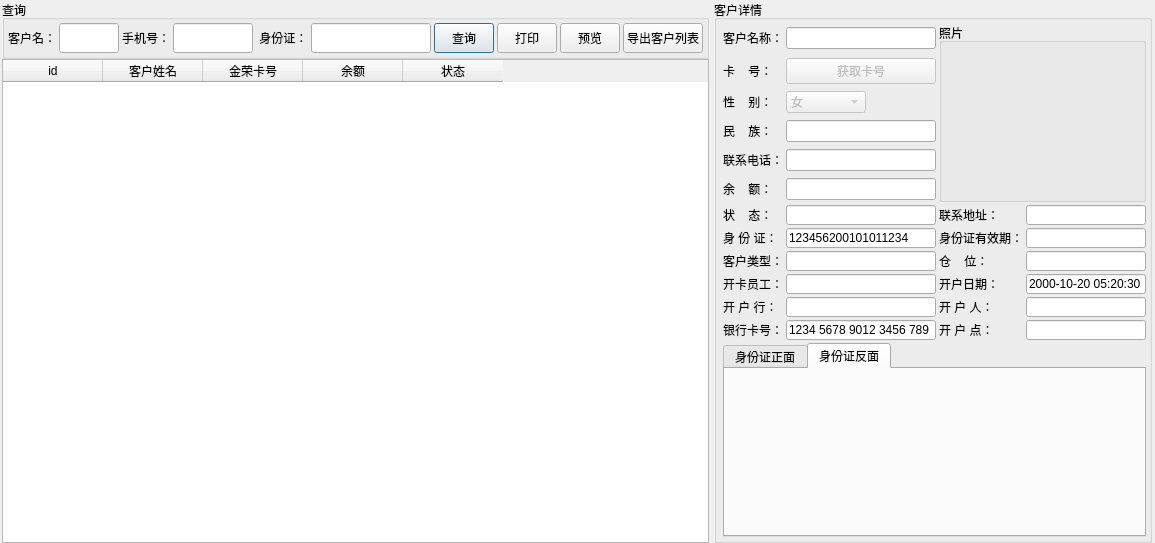
<?xml version="1.0" encoding="UTF-8"?>
<ui version="4.0">
 <class>Dialog</class>
 <widget class="QDialog" name="Dialog">
  <property name="geometry">
   <rect>
    <x>0</x>
    <y>0</y>
    <width>1149</width>
    <height>525</height>
   </rect>
  </property>
  <property name="minimumSize">
   <size>
    <width>0</width>
    <height>0</height>
   </size>
  </property>
  <property name="maximumSize">
   <size>
    <width>16777215</width>
    <height>16777215</height>
   </size>
  </property>
  <property name="windowTitle">
   <string>客户查询</string>
  </property>
  <layout class="QGridLayout" name="gridLayout_2">
   <property name="leftMargin">
    <number>2</number>
   </property>
   <property name="topMargin">
    <number>0</number>
   </property>
   <property name="rightMargin">
    <number>3</number>
   </property>
   <property name="bottomMargin">
    <number>0</number>
   </property>
   <property name="horizontalSpacing">
    <number>5</number>
   </property>
   <property name="verticalSpacing">
    <number>0</number>
   </property>
   <item row="0" column="0">
    <widget class="QGroupBox" name="groupBox">
     <property name="title">
      <string>查询</string>
     </property>
     <layout class="QHBoxLayout" name="horizontalLayout">
      <property name="spacing">
       <number>3</number>
      </property>
      <property name="margin">
       <number>3</number>
      </property>
      <item>
       <widget class="QLabel" name="label">
        <property name="minimumSize">
         <size>
          <width>0</width>
          <height>30</height>
         </size>
        </property>
        <property name="text">
         <string>客户名：</string>
        </property>
       </widget>
      </item>
      <item>
       <widget class="QLineEdit" name="s_membername">
        <property name="minimumSize">
         <size>
          <width>60</width>
          <height>30</height>
         </size>
        </property>
        <property name="maximumSize">
         <size>
          <width>16777215</width>
          <height>16777215</height>
         </size>
        </property>
        <property name="text">
         <string/>
        </property>
       </widget>
      </item>
      <item>
       <widget class="QLabel" name="label_4">
        <property name="minimumSize">
         <size>
          <width>0</width>
          <height>30</height>
         </size>
        </property>
        <property name="text">
         <string>手机号：</string>
        </property>
       </widget>
      </item>
      <item>
       <widget class="QLineEdit" name="s_tel">
        <property name="minimumSize">
         <size>
          <width>80</width>
          <height>30</height>
         </size>
        </property>
        <property name="maximumSize">
         <size>
          <width>16777215</width>
          <height>16777215</height>
         </size>
        </property>
        <property name="text">
         <string/>
        </property>
       </widget>
      </item>
      <item>
       <widget class="QLabel" name="label_3">
        <property name="minimumSize">
         <size>
          <width>0</width>
          <height>30</height>
         </size>
        </property>
        <property name="text">
         <string> 身份证：</string>
        </property>
       </widget>
      </item>
      <item>
       <widget class="QLineEdit" name="s_idcard">
        <property name="minimumSize">
         <size>
          <width>120</width>
          <height>30</height>
         </size>
        </property>
        <property name="text">
         <string/>
        </property>
       </widget>
      </item>
      <item>
       <widget class="QPushButton" name="pushButton">
        <property name="minimumSize">
         <size>
          <width>60</width>
          <height>30</height>
         </size>
        </property>
        <property name="text">
         <string>查询</string>
        </property>
       </widget>
      </item>
      <item>
       <widget class="QPushButton" name="pushButton_3">
        <property name="minimumSize">
         <size>
          <width>60</width>
          <height>30</height>
         </size>
        </property>
        <property name="text">
         <string>打印</string>
        </property>
       </widget>
      </item>
      <item>
       <widget class="QPushButton" name="pushButton_4">
        <property name="minimumSize">
         <size>
          <width>60</width>
          <height>30</height>
         </size>
        </property>
        <property name="text">
         <string>预览</string>
        </property>
       </widget>
      </item>
      <item>
       <widget class="QPushButton" name="pushButton_2">
        <property name="minimumSize">
         <size>
          <width>0</width>
          <height>30</height>
         </size>
        </property>
        <property name="text">
         <string>导出客户列表</string>
        </property>
       </widget>
      </item>
     </layout>
    </widget>
   </item>
   <item row="0" column="1" rowspan="2">
    <widget class="QGroupBox" name="groupBox_2">
     <property name="title">
      <string>客户详情</string>
     </property>
     <layout class="QGridLayout" name="gridLayout">
      <property name="leftMargin">
       <number>6</number>
      </property>
      <property name="topMargin">
       <number>3</number>
      </property>
      <property name="rightMargin">
       <number>3</number>
      </property>
      <property name="bottomMargin">
       <number>3</number>
      </property>
      <property name="spacing">
       <number>3</number>
      </property>
      <item row="0" column="0">
       <widget class="QLabel" name="label_10">
        <property name="minimumSize">
         <size>
          <width>0</width>
          <height>0</height>
         </size>
        </property>
        <property name="maximumSize">
         <size>
          <width>16777215</width>
          <height>20</height>
         </size>
        </property>
        <property name="text">
         <string>客户名称：</string>
        </property>
       </widget>
      </item>
      <item row="0" column="1">
       <widget class="QLineEdit" name="membername">
        <property name="enabled">
         <bool>true</bool>
        </property>
        <property name="minimumSize">
         <size>
          <width>80</width>
          <height>20</height>
         </size>
        </property>
        <property name="maximumSize">
         <size>
          <width>16777215</width>
          <height>16777215</height>
         </size>
        </property>
        <property name="text">
         <string/>
        </property>
        <property name="readOnly">
         <bool>true</bool>
        </property>
       </widget>
      </item>
      <item row="0" column="2" rowspan="6" colspan="2">
       <widget class="QGroupBox" name="groupBox_4">
        <property name="title">
         <string>照片</string>
        </property>
        <layout class="QHBoxLayout" name="horizontalLayout_3">
         <property name="spacing">
          <number>3</number>
         </property>
         <property name="margin">
          <number>3</number>
         </property>
         <item>
          <widget class="QWidget" name="zhaopianimage" native="true">
           <property name="minimumSize">
            <size>
             <width>150</width>
             <height>150</height>
            </size>
           </property>
          </widget>
         </item>
        </layout>
       </widget>
      </item>
      <item row="1" column="0">
       <widget class="QLabel" name="label_22">
        <property name="minimumSize">
         <size>
          <width>0</width>
          <height>0</height>
         </size>
        </property>
        <property name="maximumSize">
         <size>
          <width>16777215</width>
          <height>20</height>
         </size>
        </property>
        <property name="text">
         <string>卡    号：</string>
        </property>
       </widget>
      </item>
      <item row="1" column="1">
       <widget class="QPushButton" name="getcard">
        <property name="enabled">
         <bool>false</bool>
        </property>
        <property name="minimumSize">
         <size>
          <width>0</width>
          <height>20</height>
         </size>
        </property>
        <property name="maximumSize">
         <size>
          <width>16777215</width>
          <height>16777215</height>
         </size>
        </property>
        <property name="text">
         <string>获取卡号</string>
        </property>
       </widget>
      </item>
      <item row="2" column="0">
       <widget class="QLabel" name="label_11">
        <property name="minimumSize">
         <size>
          <width>0</width>
          <height>0</height>
         </size>
        </property>
        <property name="maximumSize">
         <size>
          <width>16777215</width>
          <height>20</height>
         </size>
        </property>
        <property name="text">
         <string>性    别：</string>
        </property>
       </widget>
      </item>
      <item row="2" column="1">
       <widget class="QComboBox" name="sex">
        <property name="enabled">
         <bool>false</bool>
        </property>
        <property name="minimumSize">
         <size>
          <width>0</width>
          <height>20</height>
         </size>
        </property>
        <property name="maximumSize">
         <size>
          <width>80</width>
          <height>16777215</height>
         </size>
        </property>
        <item>
         <property name="text">
          <string>女</string>
         </property>
        </item>
        <item>
         <property name="text">
          <string>男</string>
         </property>
        </item>
       </widget>
      </item>
      <item row="3" column="0">
       <widget class="QLabel" name="label_12">
        <property name="minimumSize">
         <size>
          <width>0</width>
          <height>0</height>
         </size>
        </property>
        <property name="maximumSize">
         <size>
          <width>16777215</width>
          <height>20</height>
         </size>
        </property>
        <property name="text">
         <string>民    族：</string>
        </property>
       </widget>
      </item>
      <item row="3" column="1">
       <widget class="QLineEdit" name="nation">
        <property name="enabled">
         <bool>true</bool>
        </property>
        <property name="minimumSize">
         <size>
          <width>0</width>
          <height>20</height>
         </size>
        </property>
        <property name="maximumSize">
         <size>
          <width>16777215</width>
          <height>16777215</height>
         </size>
        </property>
        <property name="text">
         <string/>
        </property>
        <property name="readOnly">
         <bool>true</bool>
        </property>
       </widget>
      </item>
      <item row="4" column="0">
       <widget class="QLabel" name="label_13">
        <property name="minimumSize">
         <size>
          <width>0</width>
          <height>0</height>
         </size>
        </property>
        <property name="maximumSize">
         <size>
          <width>16777215</width>
          <height>20</height>
         </size>
        </property>
        <property name="text">
         <string>联系电话：</string>
        </property>
       </widget>
      </item>
      <item row="4" column="1">
       <widget class="QLineEdit" name="tel">
        <property name="enabled">
         <bool>true</bool>
        </property>
        <property name="minimumSize">
         <size>
          <width>0</width>
          <height>20</height>
         </size>
        </property>
        <property name="maximumSize">
         <size>
          <width>16777215</width>
          <height>16777215</height>
         </size>
        </property>
        <property name="text">
         <string/>
        </property>
        <property name="readOnly">
         <bool>true</bool>
        </property>
       </widget>
      </item>
      <item row="5" column="0">
       <widget class="QLabel" name="label_6">
        <property name="minimumSize">
         <size>
          <width>0</width>
          <height>0</height>
         </size>
        </property>
        <property name="maximumSize">
         <size>
          <width>16777215</width>
          <height>20</height>
         </size>
        </property>
        <property name="text">
         <string>余    额：</string>
        </property>
       </widget>
      </item>
      <item row="5" column="1">
       <widget class="QLineEdit" name="amount">
        <property name="enabled">
         <bool>true</bool>
        </property>
        <property name="minimumSize">
         <size>
          <width>0</width>
          <height>20</height>
         </size>
        </property>
        <property name="maximumSize">
         <size>
          <width>16777215</width>
          <height>16777215</height>
         </size>
        </property>
        <property name="autoFillBackground">
         <bool>false</bool>
        </property>
        <property name="styleSheet">
         <string notr="true"/>
        </property>
        <property name="text">
         <string/>
        </property>
        <property name="readOnly">
         <bool>true</bool>
        </property>
       </widget>
      </item>
      <item row="6" column="0">
       <widget class="QLabel" name="label_7">
        <property name="minimumSize">
         <size>
          <width>0</width>
          <height>0</height>
         </size>
        </property>
        <property name="maximumSize">
         <size>
          <width>16777215</width>
          <height>20</height>
         </size>
        </property>
        <property name="text">
         <string>状    态：</string>
        </property>
       </widget>
      </item>
      <item row="6" column="1">
       <widget class="QLineEdit" name="stat">
        <property name="enabled">
         <bool>true</bool>
        </property>
        <property name="minimumSize">
         <size>
          <width>0</width>
          <height>20</height>
         </size>
        </property>
        <property name="maximumSize">
         <size>
          <width>16777215</width>
          <height>16777215</height>
         </size>
        </property>
        <property name="autoFillBackground">
         <bool>false</bool>
        </property>
        <property name="styleSheet">
         <string notr="true"/>
        </property>
        <property name="text">
         <string/>
        </property>
        <property name="readOnly">
         <bool>true</bool>
        </property>
       </widget>
      </item>
      <item row="6" column="2">
       <widget class="QLabel" name="label_14">
        <property name="maximumSize">
         <size>
          <width>16777215</width>
          <height>20</height>
         </size>
        </property>
        <property name="text">
         <string>联系地址：</string>
        </property>
       </widget>
      </item>
      <item row="6" column="3">
       <widget class="QLineEdit" name="adder">
        <property name="enabled">
         <bool>true</bool>
        </property>
        <property name="minimumSize">
         <size>
          <width>0</width>
          <height>20</height>
         </size>
        </property>
        <property name="maximumSize">
         <size>
          <width>16777215</width>
          <height>16777215</height>
         </size>
        </property>
        <property name="text">
         <string/>
        </property>
        <property name="readOnly">
         <bool>true</bool>
        </property>
       </widget>
      </item>
      <item row="7" column="0">
       <widget class="QLabel" name="label_5">
        <property name="minimumSize">
         <size>
          <width>0</width>
          <height>0</height>
         </size>
        </property>
        <property name="maximumSize">
         <size>
          <width>16777215</width>
          <height>20</height>
         </size>
        </property>
        <property name="text">
         <string>身 份 证：</string>
        </property>
       </widget>
      </item>
      <item row="7" column="1">
       <widget class="QLineEdit" name="idcard">
        <property name="enabled">
         <bool>true</bool>
        </property>
        <property name="minimumSize">
         <size>
          <width>120</width>
          <height>20</height>
         </size>
        </property>
        <property name="maximumSize">
         <size>
          <width>16777215</width>
          <height>16777215</height>
         </size>
        </property>
        <property name="autoFillBackground">
         <bool>false</bool>
        </property>
        <property name="styleSheet">
         <string notr="true"/>
        </property>
        <property name="text">
         <string>123456200101011234</string>
        </property>
        <property name="readOnly">
         <bool>true</bool>
        </property>
       </widget>
      </item>
      <item row="7" column="2">
       <widget class="QLabel" name="label_21">
        <property name="minimumSize">
         <size>
          <width>0</width>
          <height>0</height>
         </size>
        </property>
        <property name="maximumSize">
         <size>
          <width>16777215</width>
          <height>20</height>
         </size>
        </property>
        <property name="text">
         <string>身份证有效期：</string>
        </property>
       </widget>
      </item>
      <item row="7" column="3">
       <widget class="QLineEdit" name="carddate">
        <property name="enabled">
         <bool>true</bool>
        </property>
        <property name="minimumSize">
         <size>
          <width>0</width>
          <height>20</height>
         </size>
        </property>
        <property name="maximumSize">
         <size>
          <width>16777215</width>
          <height>16777215</height>
         </size>
        </property>
        <property name="autoFillBackground">
         <bool>false</bool>
        </property>
        <property name="styleSheet">
         <string notr="true"/>
        </property>
        <property name="text">
         <string/>
        </property>
        <property name="readOnly">
         <bool>true</bool>
        </property>
       </widget>
      </item>
      <item row="8" column="0">
       <widget class="QLabel" name="label_19">
        <property name="minimumSize">
         <size>
          <width>0</width>
          <height>0</height>
         </size>
        </property>
        <property name="maximumSize">
         <size>
          <width>16777215</width>
          <height>20</height>
         </size>
        </property>
        <property name="text">
         <string>客户类型：</string>
        </property>
       </widget>
      </item>
      <item row="8" column="1">
       <widget class="QLineEdit" name="ugroup">
        <property name="enabled">
         <bool>true</bool>
        </property>
        <property name="minimumSize">
         <size>
          <width>0</width>
          <height>20</height>
         </size>
        </property>
        <property name="maximumSize">
         <size>
          <width>16777215</width>
          <height>16777215</height>
         </size>
        </property>
        <property name="autoFillBackground">
         <bool>false</bool>
        </property>
        <property name="styleSheet">
         <string notr="true"/>
        </property>
        <property name="text">
         <string/>
        </property>
        <property name="readOnly">
         <bool>true</bool>
        </property>
       </widget>
      </item>
      <item row="8" column="2">
       <widget class="QLabel" name="label_20">
        <property name="minimumSize">
         <size>
          <width>0</width>
          <height>0</height>
         </size>
        </property>
        <property name="maximumSize">
         <size>
          <width>16777215</width>
          <height>20</height>
         </size>
        </property>
        <property name="text">
         <string>仓    位：</string>
        </property>
       </widget>
      </item>
      <item row="8" column="3">
       <widget class="QLineEdit" name="store">
        <property name="enabled">
         <bool>true</bool>
        </property>
        <property name="minimumSize">
         <size>
          <width>0</width>
          <height>20</height>
         </size>
        </property>
        <property name="maximumSize">
         <size>
          <width>16777215</width>
          <height>16777215</height>
         </size>
        </property>
        <property name="autoFillBackground">
         <bool>false</bool>
        </property>
        <property name="styleSheet">
         <string notr="true"/>
        </property>
        <property name="text">
         <string/>
        </property>
        <property name="readOnly">
         <bool>true</bool>
        </property>
       </widget>
      </item>
      <item row="9" column="0">
       <widget class="QLabel" name="label_8">
        <property name="minimumSize">
         <size>
          <width>0</width>
          <height>0</height>
         </size>
        </property>
        <property name="maximumSize">
         <size>
          <width>16777215</width>
          <height>20</height>
         </size>
        </property>
        <property name="text">
         <string>开卡员工：</string>
        </property>
       </widget>
      </item>
      <item row="9" column="1">
       <widget class="QLineEdit" name="adduser">
        <property name="enabled">
         <bool>true</bool>
        </property>
        <property name="minimumSize">
         <size>
          <width>0</width>
          <height>20</height>
         </size>
        </property>
        <property name="maximumSize">
         <size>
          <width>16777215</width>
          <height>16777215</height>
         </size>
        </property>
        <property name="autoFillBackground">
         <bool>false</bool>
        </property>
        <property name="styleSheet">
         <string notr="true"/>
        </property>
        <property name="text">
         <string/>
        </property>
        <property name="readOnly">
         <bool>true</bool>
        </property>
       </widget>
      </item>
      <item row="9" column="2">
       <widget class="QLabel" name="label_9">
        <property name="minimumSize">
         <size>
          <width>0</width>
          <height>0</height>
         </size>
        </property>
        <property name="maximumSize">
         <size>
          <width>16777215</width>
          <height>20</height>
         </size>
        </property>
        <property name="text">
         <string>开户日期：</string>
        </property>
       </widget>
      </item>
      <item row="9" column="3">
       <widget class="QLineEdit" name="cdate">
        <property name="enabled">
         <bool>true</bool>
        </property>
        <property name="minimumSize">
         <size>
          <width>120</width>
          <height>20</height>
         </size>
        </property>
        <property name="maximumSize">
         <size>
          <width>16777215</width>
          <height>16777215</height>
         </size>
        </property>
        <property name="autoFillBackground">
         <bool>false</bool>
        </property>
        <property name="styleSheet">
         <string notr="true"/>
        </property>
        <property name="text">
         <string>2000-10-20 05:20:30</string>
        </property>
        <property name="readOnly">
         <bool>true</bool>
        </property>
       </widget>
      </item>
      <item row="10" column="0">
       <widget class="QLabel" name="label_15">
        <property name="minimumSize">
         <size>
          <width>0</width>
          <height>0</height>
         </size>
        </property>
        <property name="maximumSize">
         <size>
          <width>16777215</width>
          <height>20</height>
         </size>
        </property>
        <property name="text">
         <string>开 户 行：</string>
        </property>
       </widget>
      </item>
      <item row="10" column="1">
       <widget class="QLineEdit" name="bankname">
        <property name="enabled">
         <bool>true</bool>
        </property>
        <property name="minimumSize">
         <size>
          <width>0</width>
          <height>20</height>
         </size>
        </property>
        <property name="maximumSize">
         <size>
          <width>16777215</width>
          <height>16777215</height>
         </size>
        </property>
        <property name="autoFillBackground">
         <bool>false</bool>
        </property>
        <property name="styleSheet">
         <string notr="true"/>
        </property>
        <property name="text">
         <string/>
        </property>
        <property name="readOnly">
         <bool>true</bool>
        </property>
       </widget>
      </item>
      <item row="10" column="2">
       <widget class="QLabel" name="label_18">
        <property name="minimumSize">
         <size>
          <width>0</width>
          <height>0</height>
         </size>
        </property>
        <property name="maximumSize">
         <size>
          <width>16777215</width>
          <height>20</height>
         </size>
        </property>
        <property name="text">
         <string>开 户 人：</string>
        </property>
       </widget>
      </item>
      <item row="10" column="3">
       <widget class="QLineEdit" name="bankusername">
        <property name="enabled">
         <bool>true</bool>
        </property>
        <property name="minimumSize">
         <size>
          <width>0</width>
          <height>20</height>
         </size>
        </property>
        <property name="maximumSize">
         <size>
          <width>16777215</width>
          <height>16777215</height>
         </size>
        </property>
        <property name="autoFillBackground">
         <bool>false</bool>
        </property>
        <property name="styleSheet">
         <string notr="true"/>
        </property>
        <property name="text">
         <string/>
        </property>
        <property name="readOnly">
         <bool>true</bool>
        </property>
       </widget>
      </item>
      <item row="11" column="0">
       <widget class="QLabel" name="label_16">
        <property name="minimumSize">
         <size>
          <width>0</width>
          <height>0</height>
         </size>
        </property>
        <property name="maximumSize">
         <size>
          <width>16777215</width>
          <height>20</height>
         </size>
        </property>
        <property name="text">
         <string>银行卡号：</string>
        </property>
       </widget>
      </item>
      <item row="11" column="1">
       <widget class="QLineEdit" name="bankcard">
        <property name="enabled">
         <bool>true</bool>
        </property>
        <property name="minimumSize">
         <size>
          <width>150</width>
          <height>20</height>
         </size>
        </property>
        <property name="maximumSize">
         <size>
          <width>16777215</width>
          <height>16777215</height>
         </size>
        </property>
        <property name="autoFillBackground">
         <bool>false</bool>
        </property>
        <property name="styleSheet">
         <string notr="true"/>
        </property>
        <property name="text">
         <string>1234 5678 9012 3456 789</string>
        </property>
        <property name="readOnly">
         <bool>true</bool>
        </property>
       </widget>
      </item>
      <item row="11" column="2">
       <widget class="QLabel" name="label_17">
        <property name="minimumSize">
         <size>
          <width>0</width>
          <height>0</height>
         </size>
        </property>
        <property name="maximumSize">
         <size>
          <width>16777215</width>
          <height>20</height>
         </size>
        </property>
        <property name="text">
         <string>开 户 点：</string>
        </property>
       </widget>
      </item>
      <item row="11" column="3">
       <widget class="QLineEdit" name="bankadder">
        <property name="enabled">
         <bool>true</bool>
        </property>
        <property name="minimumSize">
         <size>
          <width>0</width>
          <height>20</height>
         </size>
        </property>
        <property name="maximumSize">
         <size>
          <width>16777215</width>
          <height>16777215</height>
         </size>
        </property>
        <property name="autoFillBackground">
         <bool>false</bool>
        </property>
        <property name="styleSheet">
         <string notr="true"/>
        </property>
        <property name="text">
         <string/>
        </property>
        <property name="readOnly">
         <bool>true</bool>
        </property>
       </widget>
      </item>
      <item row="12" column="0" colspan="4">
       <widget class="QTabWidget" name="tabWidget">
        <property name="minimumSize">
         <size>
          <width>268</width>
          <height>194</height>
         </size>
        </property>
        <property name="currentIndex">
         <number>1</number>
        </property>
        <widget class="QWidget" name="tab">
         <attribute name="title">
          <string>身份证正面</string>
         </attribute>
         <layout class="QHBoxLayout" name="horizontalLayout_2">
          <item>
           <widget class="QWidget" name="shenfenzhengimage" native="true">
            <property name="minimumSize">
             <size>
              <width>238</width>
              <height>150</height>
             </size>
            </property>
            <property name="maximumSize">
             <size>
              <width>16777215</width>
              <height>16777215</height>
             </size>
            </property>
           </widget>
          </item>
         </layout>
        </widget>
        <widget class="QWidget" name="tab_2">
         <attribute name="title">
          <string>身份证反面</string>
         </attribute>
         <layout class="QHBoxLayout" name="horizontalLayout_4">
          <item>
           <widget class="QWidget" name="shenfenzhengimage_t" native="true"/>
          </item>
         </layout>
        </widget>
       </widget>
      </item>
     </layout>
    </widget>
   </item>
   <item row="1" column="0">
    <widget class="QTableWidget" name="tableWidget">
     <column>
      <property name="text">
       <string>id</string>
      </property>
     </column>
     <column>
      <property name="text">
       <string>客户姓名</string>
      </property>
     </column>
     <column>
      <property name="text">
       <string>金荣卡号</string>
      </property>
     </column>
     <column>
      <property name="text">
       <string>余额</string>
      </property>
     </column>
     <column>
      <property name="text">
       <string>状态</string>
      </property>
     </column>
    </widget>
   </item>
  </layout>
 </widget>
 <resources/>
 <connections/>
</ui>
